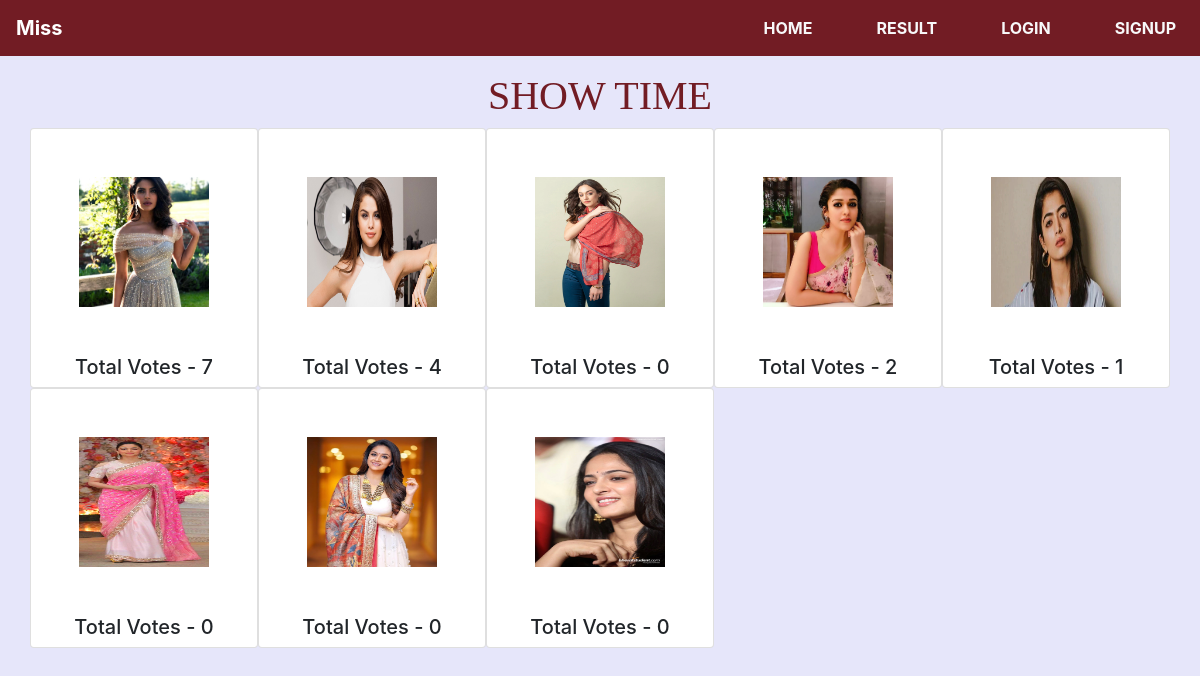
The page /result on the database its author committed.
### poll/models.py (models this page shows, shortened)
class Contestant(models.Model):
    first_name = models.CharField(max_length=200)
    last_name = models.CharField(max_length=200)
    nick_name = models.CharField(max_length=200, default=None)
    fathers_name = models.CharField(max_length=200)
    mothers_name = models.CharField(max_length=200)
    contact = models.IntegerField(default=0)
    image = models.ImageField(upload_to="pic/")
    email = models.EmailField(unique=True)
    password = models.CharField(max_length=200)
    dob = models.DateField()
    height = models.IntegerField(default=0)
    weight = models.IntegerField(default=0)
    about = models.TextField(max_length=2000)
    hobby = models.CharField(max_length=1000)
    city = models.ForeignKey(City, on_delete=models.CASCADE, default=None)
    state = models.ForeignKey(State, on_delete=models.CASCADE, default=None)
    def num_votes(self):
        return self.vote_set.count()

### poll/views.py (the view)
# urls.py: path('result', views.result, name="result"),
def result(r):
    return render(r, 'user/result.html', {
        'contestants': Contestant.objects.all(),
    })

### templates/user/result.html (shortened to what this page needs)
{% extends 'user/index.html' %}
{% block container %}
    <div class="container">
    <h1 class="text-center mt-3" style="color: #721c24; font-family: 'Lucida Fax'">SHOW TIME</h1>
        <div class="row">
            {% for contestant in contestants %}
                <div class="card">
                    <img src="{{ contestant.image.url }}" alt="" height="130px" width="130px" class="m-5">
                    <h5 class=" text-center">Total Votes - {{ contestant.num_votes }}</h5>
                </div>
            {% endfor %}
        </div>
    </div>
{% endblock %}

### templates/user/index.html (shortened to what this page needs)
{% extends 'contestnt/index.html' %}
{% block navbar %}
    <div class="navbar navbar-expand-lg navbar-dark" style="background: #721c24">
        <a href="{% url 'home' %}" class="navbar-brand"><strong>Miss</strong></a>
        <ul class="navbar-nav ml-auto">
             <li class="nav-item"><a href="{% url 'vote' %}" class="nav-link text-light text-uppercase ml-5"> <strong>Home</strong></a></li>
             <li class="nav-item"><a href="{% url 'result' %}" class="nav-link text-light text-uppercase ml-5"> <strong>Result</strong></a></li>
            {% if 'login' not in request.session %}
                <li class="nav-item"><a href="#login" class="nav-link text-light text-uppercase ml-5" data-toggle="modal"> <strong>Login</strong></a></li>
             <li class="nav-item"><a href="#signup" class="nav-link text-light text-uppercase ml-5" data-toggle="modal"> <strong>SignUp</strong></a></li>
            {% else %}
                 <li class="nav-item"><a href="" class="nav-link text-white ml-3"> <strong>{{user.name }}</strong></a></li>
                 <a href="{% url 'logout' %}" class="nav-link text-light text-uppercase ml-5" >LOGOUT</a>
            {% endif %}
        </ul>
    </div>
    {% load crispy_forms_tags %}
{% endblock %}

### templates/contestnt/index.html (shortened to what this page needs)
<!DOCTYPE html>
<html lang="en">
<head>
    {% load static %}
    <link rel="stylesheet" href="https://use.fontawesome.com/releases/v5.6.3/css/all.css">
    <link rel="stylesheet" href="{% static 'bootstrap.css' %}">
    <link rel="stylesheet" href="{% static 'owl.carousel.css' %}">
    <link rel="stylesheet" href="{% static 'owl.carousel.min.css' %}">
    <link rel="stylesheet" href="{% static 'owl.theme.default.min.css' %}">
</head>
<body style="background: lavender">
{% block navbar %}{% endblock %}
{% block jumbo %}
    {% load static %}
{% endblock %}
{% block container %}{% endblock %}
</body>
</html>

### rows shown on the page
Contestant: image (picture), num_votes "7"
Contestant: image (picture), num_votes "4"
Contestant: image (picture), num_votes "0"
Contestant: image (picture), num_votes "2"
Contestant: image (picture), num_votes "1"
Contestant: image (picture), num_votes "0"
Contestant: image (picture), num_votes "0"
Contestant: image (picture), num_votes "0"
